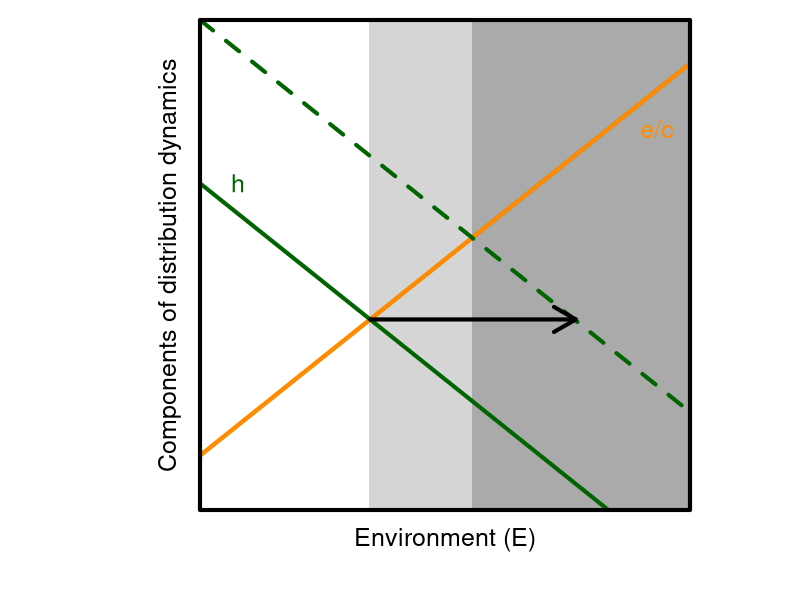

Recreate this plot in R.
#### 
# title: Spatial mismatch conceptual figure
# author: Victor Cameron
# date: 26/05/2021
####

# Save plot in file
png('../manuscript/img/concept_mismatch.png', width = 150, height = 150, units='mm', res = 700)

# Set graphic parameters
par(pty = "s",par(pty = "s",  mar=c(4.5,4.5,1,0)))
lwd <- 4

# e/c curve
curve((0.8 * x + 0.1), 0, 0.9, 100, ylim = c(0, 0.9), xlim = c(0, 0.9),
      lwd = lwd, yaxt = "n", xaxt = "n",
      bty = "o", yaxs="i", xaxs="i",
      cex.lab=2, cex.axis=1.5,
      ylab='', 
      xlab='',
      col = 'darkorange')

# Axis titles
title(ylab = "Components of distribution dynamics",
      xlab='Environment (E)',
      cex.lab = 1.5, line = 1)

# Distribution polygon
mycol1 <- rgb(77, 77, 77, max = 255, alpha = 60)
polygon(x=c(0.31,1,1,0.31), y=c(0,0, 1, 1), col=mycol1, border=F)

# New distribution polygon
mycol2 <- rgb(77, 77, 77, max = 255, alpha = 80)
polygon(x=c(0.5,1,1,0.5), y=c(0,0, 1, 1), col=mycol2, border=F)

# e/c curve
curve((0.8 * x + 0.1), 0, 0.9, 100, add=T, lwd = lwd, col = 'darkorange')

# Resource (habitat) availability curve
curve(0.6-(0.8*x), 0, 0.9, 100,add=T, lwd=lwd, col='darkgreen')

# Resource (habitat) availability shift
curve(0.9-(0.8*x), 0, 0.9, 100,add=T, lwd=lwd, col='darkgreen', lty=2)

# Climatic conditions shift
arrows(0.313,0.35,0.69,0.35, lwd=4)

# Text
text(0.07, 0.6, 'h', col='darkgreen', cex=1.5)
text(0.84, 0.7, 'e/c', col='darkorange', cex=1.5)

# Box to frame the plot
box(lwd=lwd) 

# Close file
dev.off()
